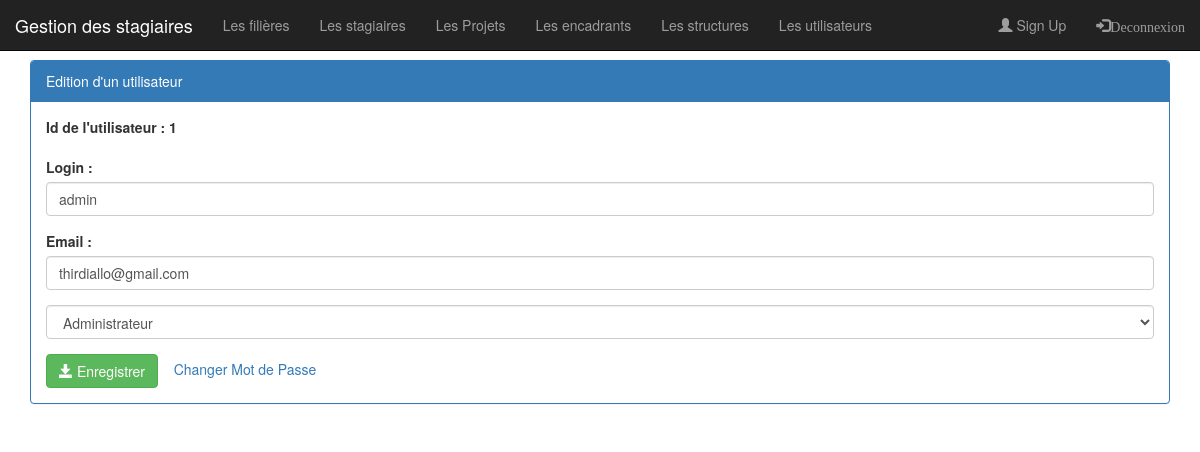
The app's page /pages/editerUtilisateur.php?idUtilisateur=1 (signed in) with its own data.
### tables this page shows
create table utilisateur(
    idUtilisateur int(4) auto_increment primary key,
    login varchar(50),
    email varchar(50),
    role varchar(50),
    etat int(1),
    password varchar(255)
);

### pages/editerUtilisateur.php (the view, shortened to what this page needs)
<?php
    require_once('connexiondb.php');
    $idUtilisateur = isset($_GET['idUtilisateur'])?$_GET['idUtilisateur']:0;
    $requeteUtilisateur = "select * from utilisateur where idUtilisateur = $idUtilisateur";
    $resultatUtilisateur = $pdo->query($requeteUtilisateur);
    $utilisateur = $resultatUtilisateur->fetch();
    $login = $utilisateur['login'];
    $email = $utilisateur['email'];
    $role = strtoupper($utilisateur['role']);
?>
<!DOCTYPE html>
<html lang="fr">
<head>
    <link rel="stylesheet" type="text/css" href="../css/bootstrap.min.css">
    <link rel="stylesheet" type="text/css" href="../css/monstyle.css">
</head>
<body>
    <?php include("menu.php");?>
    <div class="container">
            <div class="panel panel-primary margetop60">
                <div class="panel-heading">Edition d'un utilisateur</div>
                <div class="panel-body">
                    <form method="post" action="updateUtilisateur.php" class="form" enctype="multipart/form-data">
                        <div class="form-group">
                              <label for="idUtilisateur">Id de l'utilisateur : <?php echo $idUtilisateur ?> </label>
                        </div>
                        <div class="form-group">
                              <label for="login">Login : </label>
                                <input type="text" name="login" placeholder="Login" class="form-control" value="<?php echo $login ?>"/>
                        </div>
                        <div class="form-group">
                              <label for="email">Email : </label>
                                <input type="text" name="email" placeholder="Email" class="form-control" value="<?php echo $email ?>"/>
                        </div>
                        <div class="form-group">
                           <select name="role" class="form-control" id="role">
                              <option value="ADMIN"<?php if($role=="ADMIN") echo "selected"?>>Administrateur</option>
                           </select>
                        </div>
                        <button type="submit"  class="btn btn-success">
                               <span class="glyphicon glyphicon-save "></span>
                               Enregistrer
                        </button>
                        <a href="modifierPwd.php?idUtilisateur=<?php echo $idUtilisateur ?>">Changer Mot de Passe</a>
                    </form>
                </div>
        </div>
</body>
</html>

### css/monstyle.css (style rules this page uses)
.margetop60 { margin-top: 60px; }

### records on screen
utilisateur: login "admin", email "thirdiallo@gmail.com", role "Administrateur"

### other values on screen
$idUtilisateur "1"
